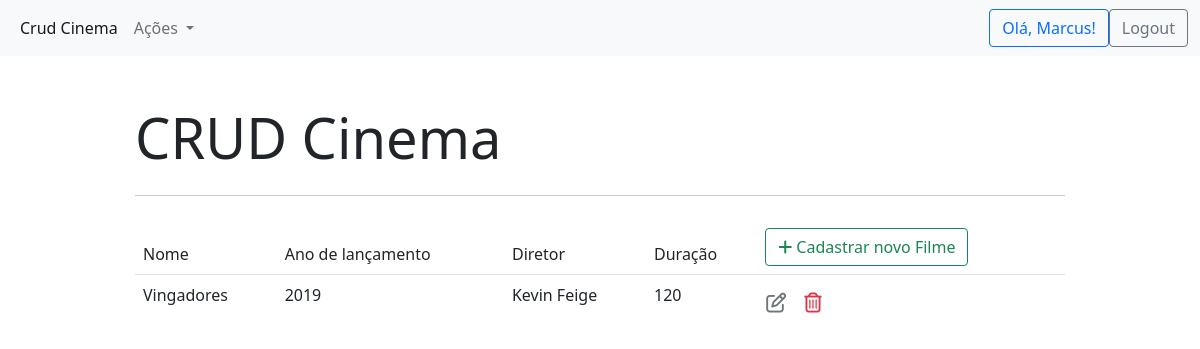
Page /filmes/ (signed in) on the committed database.
### cinema_app/models.py (models this page shows, shortened)
class Filme(models.Model):
    nome = models.CharField(max_length=200, verbose_name="Nome do filme")
    ano_lancamento = models.IntegerField(verbose_name="Ano de lançamento")
    nome_diretor = models.CharField(max_length=200, verbose_name="Nome do diretor")
    poster_img = models.ImageField(upload_to='images/', verbose_name="Imagem do filme")
    duracao_min = models.IntegerField(verbose_name="Duração em minutos")
    elenco = models.CharField(max_length=100, verbose_name="Elenco")
    genero = models.CharField(max_length=50, verbose_name="Genero")
    sinopse = models.CharField(max_length=200, verbose_name="Sinopse")

### cinema_app/views.py (the view)
# urls.py: path('filmes/', views.filme_list, name='filme_list'),
@login_required
def filme_list(request):
    context = {'filme_list': Filme.objects.all()}
    return render(request, 'cinema_app/filme_list.html', context)

### cinema_app/templates/cinema_app/filme_list.html (shortened to what this page needs)
{% extends "cinema_app/base.html" %}
{% block content %}
<table class="table table-borderless">
    <thead class="border-bottom font-weight-bold">
        <tr>
            <td>Nome</td>
            <td>Ano de lançamento</td>
            <td>Diretor</td>
            <td>Duração</td>
            <td>
                <a href="{% url 'filme_insert'%}" class="btn btn-outline-success">
                <i class="fas fa-plus"></i> Cadastrar novo Filme
            </a>
            </td>
        </tr>
    </thead>
    <tbody>
        {% for filme in filme_list %}
            <tr>
                <td>{{filme.nome}}</td>
                <td>{{filme.ano_lancamento}}</td>
                <td>{{filme.nome_diretor}}</td>
                <td>{{filme.duracao_min}} </td>
                <td>
                    <a href="{% url 'filme_update' filme.id %}" class="btn text-secondary px-0">
                        <i class="far fa-edit fa-lg"></i>
                    </a>
                    <form action="{% url 'filme_delete' filme.id %}" method='POST' class="d-inline">
                        <button type="submit" class="btn">
                            <i class="far fa-trash-alt fa-lg text-danger float-right"></i>
                        </button>
                    </form>
                </td>
            </tr>
        {% endfor %}
    </tbody>
</table>
{% endblock content %}

### cinema_app/templates/cinema_app/base.html (shortened to what this page needs)
{% load static %}
<!DOCTYPE html>
<html lang="en">
<head>
    <link href="https://cdn.jsdelivr.net/npm/bootstrap@5.1.2/dist/css/bootstrap.min.css" rel="stylesheet">
    <link rel="stylesheet" href="https://cdnjs.cloudflare.com/ajax/libs/font-awesome/6.0.0-beta2/css/all.min.css">
    <link rel="stylesheet" href="{% static 'style.css' %}">
</head>
<body>
    <nav class="navbar navbar-expand-lg navbar-light bg-light">
        <div class="container-fluid">
          <div class="collapse navbar-collapse" id="navbarSupportedContent">
            <ul class="navbar-nav me-auto mb-2 mb-lg-0">
              <li class="nav-item">
                <a class="nav-link active" aria-current="page" href="/">Crud Cinema</a>
              </li>
              <li class="nav-item dropdown">
                <a class="nav-link dropdown-toggle" href="#" id="navbarDropdown" role="button" data-bs-toggle="dropdown" aria-expanded="false">
                  Ações
                </a>
              </li>
            </ul>
            {% if user.is_authenticated %}
            <ul class="navbar-nav mb-2 mb-lg-0">
              <li class="nav-item">
                <a class="btn btn-outline-primary mr-10" href="/login/">Olá, {{user.username}}!</a>
              </li>
              <li class="nav-item">
                <a class="btn btn-outline-secondary" href="/logout/">Logout</a>
              </li>
            </ul>
            {% endif %}
          </div>
        </div>
      </nav>
    <div class="container">
        <div class="col-md-10 offset-md-1 mt-5">
            <div class="jumbotron">
                <h1 class="display-4">CRUD Cinema</h1>
                <hr class="my-4">
                {%block content %}
                {% endblock content %}
              </div>
        </div>
    </div>
</body>
</html>

### rows in the picture
Filme: nome "Vingadores", ano_lancamento "2019", nome_diretor "Kevin Feige", duracao_min "120"

### other values in the picture
{{ user.username }} "Marcus"
